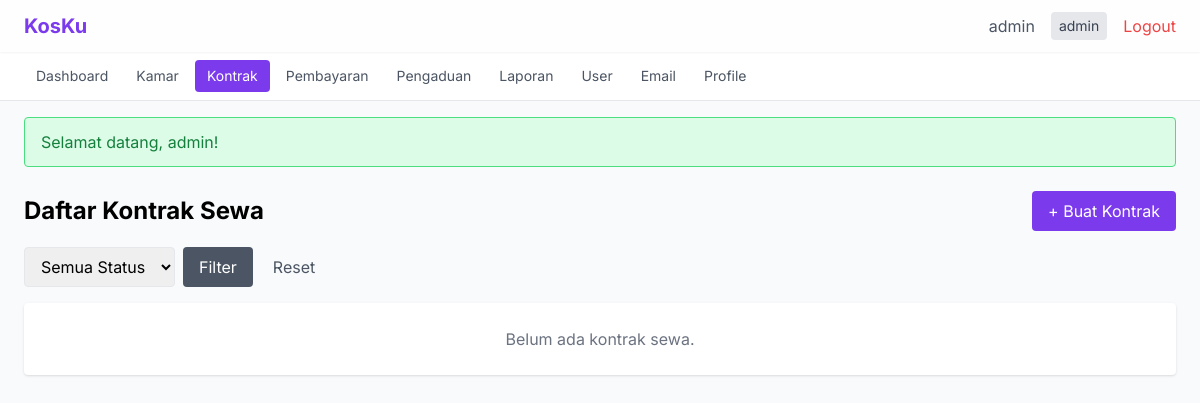
Before: /kontrak/index (signed in) with the older database file.
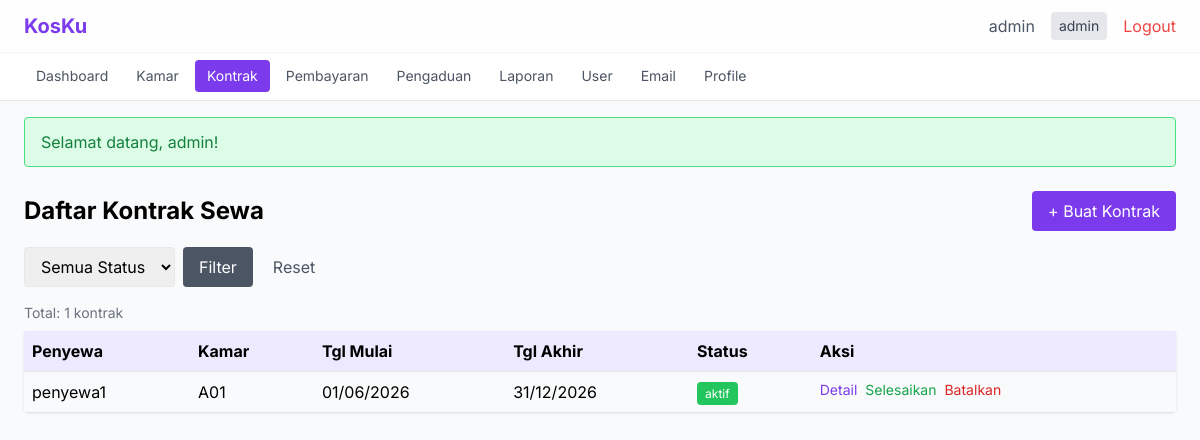
After: the same page with the newer database file.
### tables this page shows
CREATE TABLE kontrak (
    id INT AUTO_INCREMENT PRIMARY KEY,
    penyewa_id INT NOT NULL,
    kamar_id INT NOT NULL,
    tgl_mulai DATE NOT NULL,
    tgl_akhir DATE NOT NULL,
    status ENUM('menunggu', 'aktif', 'selesai', 'dibatalkan') NOT NULL DEFAULT 'menunggu',
    created_at TIMESTAMP DEFAULT CURRENT_TIMESTAMP,
    FOREIGN KEY (penyewa_id) REFERENCES users(id) ON DELETE CASCADE,
    FOREIGN KEY (kamar_id) REFERENCES kamar(id) ON DELETE CASCADE
);

CREATE TABLE users (
    id INT AUTO_INCREMENT PRIMARY KEY,
    username VARCHAR(50) NOT NULL UNIQUE,
    email VARCHAR(100) NOT NULL UNIQUE,
    password VARCHAR(255) NOT NULL,
    role ENUM('admin', 'pemilik', 'penyewa') NOT NULL DEFAULT 'penyewa',
    no_telepon VARCHAR(20),
    alamat TEXT,
    created_at TIMESTAMP DEFAULT CURRENT_TIMESTAMP
);

CREATE TABLE kamar (
    id INT AUTO_INCREMENT PRIMARY KEY,
    nomor_kamar VARCHAR(10) NOT NULL UNIQUE,
    tipe VARCHAR(50),
    harga DECIMAL(12,2) NOT NULL,
    kapasitas INT DEFAULT 1,
    fasilitas TEXT,
    status ENUM('tersedia', 'terisi', 'maintenance') NOT NULL DEFAULT 'tersedia',
    foto VARCHAR(255),
    created_at TIMESTAMP DEFAULT CURRENT_TIMESTAMP
);

### src/Controllers/KontrakController.php (called while the page is built, shortened)
<?php
class KontrakController
{
    private Kontrak $kontrak;
    public function __construct()
    {
        $this->kontrak = new Kontrak();
    }
    public function index(): void
    {
        $filter = '';
        $params = [];
        $data = $this->kontrak->getAll($filter, $params);
        require_once __DIR__ . '/../../views/kontrak/index.php';
    }
}

### public/index.php (called while the page is built, shortened)
<?php
$requestUri = $_SERVER['REQUEST_URI'] ?? '/';
$requestUri = parse_url($requestUri, PHP_URL_PATH);
$requestUri = ltrim($requestUri, '/');
$url = !empty($requestUri) ? $requestUri : ($_GET['url'] ?? '');
$url = rtrim($url, '/');
$url = filter_var($url, FILTER_SANITIZE_URL);
$url = explode('/', $url);
$controllerName = !empty($url[0]) ? ucfirst($url[0]) . 'Controller' : 'AuthController';
$defaultMethod = $controllerName === 'AuthController' ? 'login' : 'index';
$methodName = $url[1] ?? $defaultMethod;
$params = array_slice($url, 2);
$controller = new $controllerClass();
call_user_func_array([$controller, $methodName], $params);

### src/Models/Kontrak.php (called while the page is built, shortened)
<?php
class Kontrak
{
    private PDO $db;
    public function __construct()
    {
        $this->db = Database::getConnection();
    }
    public function getAll(string $filter = '', array $params = []): array
    {
        $sql = "SELECT k.*, u.username as nama_penyewa, km.nomor_kamar
                FROM kontrak k
                JOIN users u ON k.penyewa_id = u.id
                JOIN kamar km ON k.kamar_id = km.id
                WHERE 1=1 $filter
                ORDER BY k.created_at DESC";
        $stmt = $this->db->prepare($sql);
        $stmt->execute($params);
        return $stmt->fetchAll();
    }
}

### config/database.php (called while the page is built, shortened)
<?php
class Database
{
    private static ?PDO $instance = null;
    private static string $host = 'localhost';
    private static string $dbname = 'kos_management';
    private static string $user = 'root';
    private static string $pass = '';
    private static string $charset = 'utf8mb4';
    public static function getConnection(): PDO
    {
        if (self::$instance === null) {
            try {
                $dsn = "mysql:host=" . self::$host . ";dbname=" . self::$dbname . ";charset=" . self::$charset;
                self::$instance = new PDO($dsn, self::$user, self::$pass, [
                    PDO::ATTR_ERRMODE => PDO::ERRMODE_EXCEPTION,
                    PDO::ATTR_DEFAULT_FETCH_MODE => PDO::FETCH_ASSOC,
                    PDO::ATTR_EMULATE_PREPARES => false,
                ]);
            } catch (PDOException $e) {
                error_log("Database connection failed: " . $e->getMessage());
                http_response_code(500);
                require_once __DIR__ . '/../views/errors/500.php';
                exit;
            }
        }
        return self::$instance;
    }
}

### src/Helpers/Security.php (called while the page is built, shortened)
<?php
class Security
{
    public static function escapeHtml(string $data): string
    {
        return htmlspecialchars($data, ENT_QUOTES | ENT_HTML5, 'UTF-8');
    }
}

### views/kontrak/index.php (the view, shortened to what the changed rows need)
<?php
require_once __DIR__ . '/../../src/Helpers/Security.php';
require_once __DIR__ . '/../layouts/header.php'; ?>
<div class="max-w-7xl mx-auto">
    <div class="flex justify-between items-center mb-4">
        <h1 class="text-2xl font-bold">Daftar Kontrak Sewa</h1>
        <a href="/kontrak/create" class="bg-violet-600 text-white px-4 py-2 rounded hover:bg-violet-700">+ Buat Kontrak</a>
    </div>
    <form method="GET" class="mb-4 flex gap-2">
        <select name="status" class="border rounded px-3 py-2">
        </select>
        <button type="submit" class="bg-gray-600 text-white px-4 py-2 rounded">Filter</button>
        <a href="/kontrak/index" class="text-gray-600 px-3 py-2">Reset</a>
    </form>
    <?php if (count($data) > 0): ?>
    <p class="text-sm text-gray-500 mb-2">Total: <?= count($data) ?> kontrak</p>
    <table class="w-full bg-white rounded shadow">
        <thead>
            <tr class="bg-violet-100">
                <th class="p-2 text-left">Penyewa</th>
                <th class="p-2 text-left">Kamar</th>
                <th class="p-2 text-left">Tgl Mulai</th>
                <th class="p-2 text-left">Tgl Akhir</th>
                <th class="p-2 text-left">Status</th>
                <th class="p-2 text-left">Aksi</th>
            </tr>
        </thead>
        <tbody>
            <?php foreach ($data as $i => $row): ?>
            <tr class="border-t <?= $i % 2 == 0 ? 'bg-gray-50' : '' ?>">
                <td class="p-2"><?= Security::escapeHtml($row['nama_penyewa']) ?></td>
                <td class="p-2"><?= Security::escapeHtml($row['nomor_kamar']) ?></td>
                <td class="p-2"><?= Security::escapeHtml(date('d/m/Y', strtotime($row['tgl_mulai']))) ?></td>
                <td class="p-2"><?= Security::escapeHtml(date('d/m/Y', strtotime($row['tgl_akhir']))) ?></td>
                <td class="p-2">
                    <span class="px-2 py-1 rounded text-white text-xs
                        <?= $row['status'] == 'aktif' ? 'bg-green-500' : ($row['status'] == 'menunggu' ? 'bg-yellow-500' : ($row['status'] == 'selesai' ? 'bg-gray-500' : 'bg-red-500')) ?>">
                        <?= $row['status'] == 'menunggu' ? 'Menunggu' : Security::escapeHtml($row['status']) ?>
                    </span>
                </td>
                <td class="p-2 flex gap-2">
                    <a href="/kontrak/detail/<?= $row['id'] ?>" class="text-violet-600 text-sm">Detail</a>
                    <?php if ($row['status'] == 'menunggu'): ?>
                        <a href="/kontrak/setujui/<?= $row['id'] ?>" class="text-green-600 text-sm" onclick="return confirm('Setujui kontrak?')">Setujui</a>
                        <a href="/kontrak/batalkan/<?= $row['id'] ?>" class="text-red-600 text-sm" onclick="return confirm('Tolak kontrak?')">Tolak</a>
                    <?php elseif ($row['status'] == 'aktif'): ?>
                        <a href="/kontrak/selesaikan/<?= $row['id'] ?>" class="text-green-600 text-sm" onclick="return confirm('Selesaikan kontrak?')">Selesaikan</a>
                        <a href="/kontrak/batalkan/<?= $row['id'] ?>" class="text-red-600 text-sm" onclick="return confirm('Batalkan kontrak?')">Batalkan</a>
                    <?php endif; ?>
                </td>
            </tr>
            <?php endforeach; ?>
        </tbody>
    </table>
    <?php else: ?>
    <div class="bg-white rounded shadow p-6 text-center text-gray-500">
        Belum ada kontrak sewa.
    </div>
    <?php endif; ?>
</div>
<?php require_once __DIR__ . '/../layouts/footer.php'; ?>

Changed rows visible on the page:
added kontrak: penyewa.username "penyewa1", kamar.nomor_kamar "A01", tgl_mulai "01/06/2026", tgl_akhir "31/12/2026", status "aktif"
Other visible differences:
count($data): (not shown) → "1"
text no longer shown: "Belum ada kontrak sewa."
text now shown: "Total: kontrak Penyewa Kamar Tgl Mulai Tgl Akhir Status Aksi"
